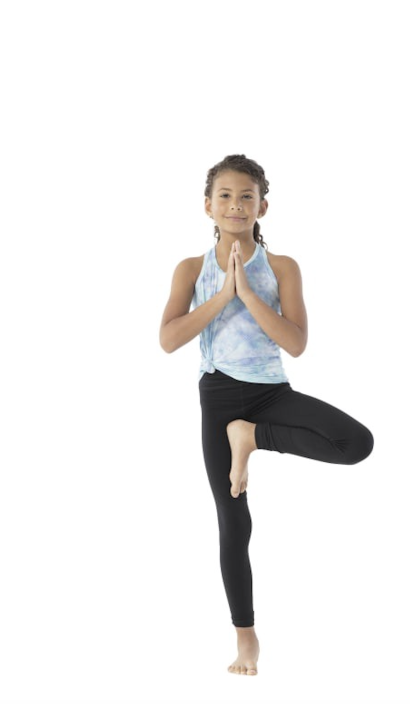
#> input picture Code & Data/Data/test3.jpg, 820 x 1408 px (shown at 1/2 size)
$ jupyter execute --allow-errors 'CS6643 Final Project.ipynb'   (older library calls are emulated)
#> lines starting #> are read from the running program, lines starting #| are printed output that depends on the picture
# CS6643 Final Project: Pose Estimation and Matching

### Matthew Avallone, Siddharth Choudhary, Kshitija Patel

[cell 1]
import cv2 as cv
import numpy as np
import math
import matplotlib.pyplot as plt
import pandas as pd
import utils

### Load Images

[cell 2]
frame1 = cv.imread("Data/test3.jpg") # input
#> frame1 is the input picture: shape (1408, 820, 3); mean B, G, R 236.1, 236.9, 238.1
frame2 = cv.imread("Data/refer3.jpg") # reference
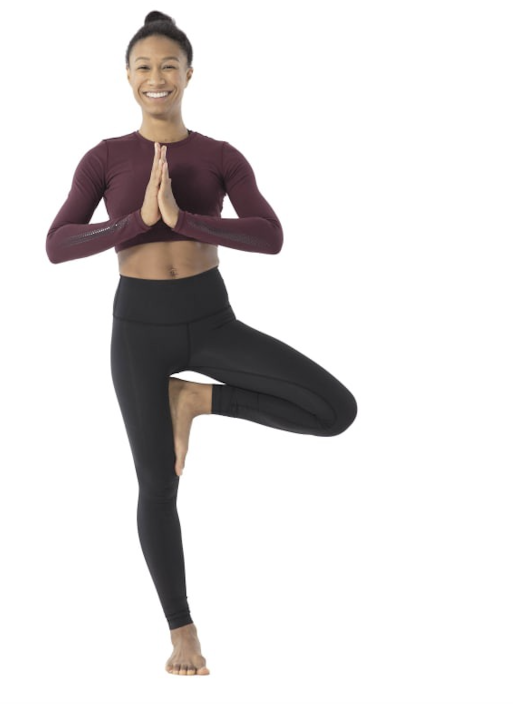
#> input picture Code & Data/Data/refer3.jpg, 1026 x 1408 px (shown at 1/2 size)
#> frame2 is the input picture: shape (1408, 1026, 3); mean B, G, R 220.4, 220.7, 223.3

# Ensure images are the same size
hi = min(frame1.shape[0], frame2.shape[0])
#> hi = 1408
wi = min(frame1.shape[1], frame2.shape[1])
#> wi = 820
frame1 = cv.resize(frame1, (wi,hi))
frame2 = cv.resize(frame2, (wi,hi))
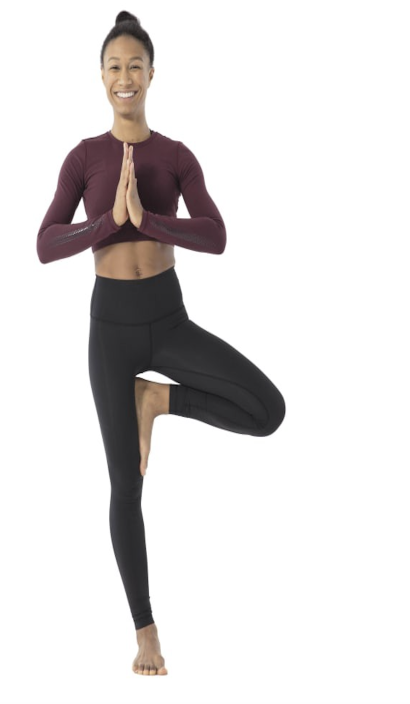
#> frame2: shape (1408, 820, 3) (shown at 1/2 size); mean B, G, R 220.4, 220.7, 223.3

# Visualize images
fig = plt.figure(figsize = (10,20))
plt.subplot(121)
plt.imshow(frame1[:,:,::-1])
plt.subplot(122)
plt.imshow(frame2[:,:,::-1])
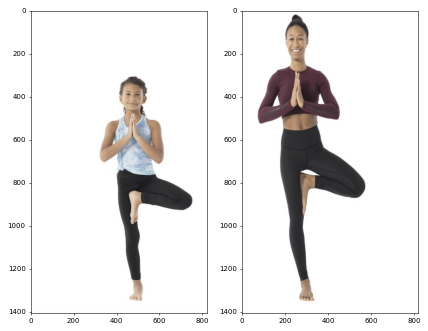
#> figure drawn by matplotlib, 2 panels

[cell 3]
frameWidth = frame1.shape[1]
#> frameWidth = 820
frameHeight = frame1.shape[0]
#> frameHeight = 1408

### The MPII Pose Dataset is annoted with 16 key-points for every human body.

Hence we initialize a dictionary and 2D array to be able to mark these points on our image and connect them easily

[cell 4]
BODY_PARTS = { "Head": 0, "Neck": 1, "RShoulder": 2, "RElbow": 3, "RWrist": 4,
               "LShoulder": 5, "LElbow": 6, "LWrist": 7, "RHip": 8, "RKnee": 9,
               "RAnkle": 10, "LHip": 11, "LKnee": 12, "LAnkle": 13, "Chest": 14,
               "Background": 15 }

POSE_PAIRS = [ ["Head", "Neck"], ["Neck", "RShoulder"], ["RShoulder", "RElbow"],
               ["RElbow", "RWrist"], ["Neck", "LShoulder"], ["LShoulder", "LElbow"],
               ["LElbow", "LWrist"], ["Neck", "Chest"], ["Chest", "RHip"], ["RHip", "RKnee"],
               ["RKnee", "RAnkle"], ["Chest", "LHip"], ["LHip", "LKnee"], ["LKnee", "LAnkle"] ]

[cell 5]
# A default value set
inWidth = 300
inHeight = 300

### Load and run the pretrained Pose estimation model on input image

#### Links to the prototxt and pre-trained model of the MPII Pose dataset:

Prototxt - https://github.com/CMU-Perceptual-Computing-Lab/openpose/blob/master/models/pose/mpi/pose_deploy_linevec_faster_4_stages.prototxt

Model - http://posefs1.perception.cs.cmu.edu/OpenPose/models/pose/mpi/pose_iter_160000.caffemodel

#> (a cell that did not finish here is left out)

#### The output of the DNN is a 4D array with multiple local maximas for each bodypart.

We find the global maxima for these local maximas as the location of that body part and form a 2D array of points

#> (a cell that did not finish here is left out)

[cell 8]
pose1 = []
conf1 = []
#> (the rest of this cell did not finish here and is left out)

[cell 9]
print (pd.DataFrame(pose1, columns=['x','y']))

#### Points represent the location the bodyparts

These are marked on the input frame, connect with a line, and labelled using OpenCV functions

#> (a cell that did not finish here is left out)

### Show output

[cell 11]
fig1 = plt.figure(figsize = (10,10))
plt.imshow(frame1[:,:,::-1])

### Load and run the pretrained pose estimation model on test image

Run the pose estimation model

[cell 12]
inp = cv.dnn.blobFromImage(frame2, (1.0 / 255), (inWidth, inHeight), (0, 0, 0), swapRB=False, crop=False)
#> (the rest of this cell did not finish here and is left out)

Create list of points

[cell 13]
pose2 = []
#> (the rest of this cell did not finish here and is left out)

[cell 14]
print (pd.DataFrame(pose2, columns=['x','y']))

Plot the pose onto the test image

#> (a cell that did not finish here is left out)

### Show output

[cell 16]
fig2 = plt.figure(figsize = (10,10))
plt.imshow(frame2[:,:,::-1])

### Compare similarity of poses between input and test images

Format the pose vectors into correct format

[cell 17]
def similarity_score(pose1, pose2):
    p1 = []
    p2 = []
    pose_1 = np.array(pose1, dtype=np.float)
    pose_2 = np.array(pose2, dtype=np.float)

    # Normalize coordinates
    pose_1[:,0] = pose_1[:,0] / max(pose_1[:,0])
    pose_1[:,1] = pose_1[:,1] / max(pose_1[:,1])
    pose_2[:,0] = pose_2[:,0] / max(pose_2[:,0])
    pose_2[:,1] = pose_2[:,1] / max(pose_2[:,1])

    # [11 lines of commented-out code are left out]
    for joint in range(pose_1.shape[0]):
        x1 = pose_1[joint][0]
        y1 = pose_1[joint][1]
        x2 = pose_2[joint][0]
        y2 = pose_2[joint][1]

        p1.append(x1)
        p1.append(y1)
        p2.append(x2)
        p2.append(y2)

    p1 = np.array(p1)
    p2 = np.array(p2)

    # Looking to minimize the distance if there is a match
    # Computing two different distance metrics
    scoreA = utils.cosine_distance(p1, p2)
    scoreB = utils.weight_distance(p1, p2, conf1)

    print("Cosine Distance:", scoreA)
    print("Weighted Distance:", scoreB)

#### Compute a distance score between the two pose vectors

#> (a cell that did not finish here is left out)

#### Visualize Matching

[cell 19]
def visualize_output(pose1, pose2, size):

    # Initialize blank canvas
#> called with size = (1408, 820, 3)
    canvas = np.ones(size)

    # Plot points on images
    for pair in POSE_PAIRS:
        partFrom = pair[0]
        partTo = pair[1]
        assert(partFrom in BODY_PARTS)
        assert(partTo in BODY_PARTS)

        idFrom = BODY_PARTS[partFrom]
        idTo = BODY_PARTS[partTo]
        if pose1[idFrom] and pose1[idTo]:
            cv.line(canvas, pose1[idFrom], pose1[idTo], (0, 255, 0), 3)
            cv.ellipse(canvas, pose1[idFrom], (4, 4), 0, 0, 360, (0, 255, 0), cv.FILLED)
            cv.ellipse(canvas, pose1[idTo], (4, 4), 0, 0, 360, (0, 255, 0), cv.FILLED)

    for pair in POSE_PAIRS:
        partFrom = pair[0]
        partTo = pair[1]
        assert(partFrom in BODY_PARTS)
        assert(partTo in BODY_PARTS)

        idFrom = BODY_PARTS[partFrom]
        idTo = BODY_PARTS[partTo]
        if pose2[idFrom] and pose2[idTo]:
            cv.line(canvas, pose2[idFrom], pose2[idTo], (255, 0, 0), 3)
            cv.ellipse(canvas, pose2[idFrom], (4, 4), 0, 0, 360, (255, 0, 0), cv.FILLED)
            cv.ellipse(canvas, pose2[idTo], (4, 4), 0, 0, 360, (255, 0, 0), cv.FILLED)

    # Visualize images
    fig3 = plt.figure(figsize = (10,10))
    plt.imshow(canvas[:,:,::-1])
    plt.grid(True)

#> (a cell that did not finish here is left out)

## Pose Matching with Affine Transformation

Another approach we tried was first finding the affine transformation to match point 1 (neck) and point 14 (the abdomen) to align the centers of the bodies

#> (a cell that did not finish here is left out)

Create the new transformed second pose

[cell 22]
pose2_new = []

for (i,j) in pose2:

        cur_pt = np.array([i,j,1])
        transformed_pt = T.dot(cur_pt)

        transformed_pt = transformed_pt / transformed_pt[2]
        pose2_new.append((int(transformed_pt[0]), int(transformed_pt[1])))

#### Compare similarity between the poses

#> (a cell that did not finish here is left out)

#### Visualize the result

#> (a cell that did not finish here is left out)
